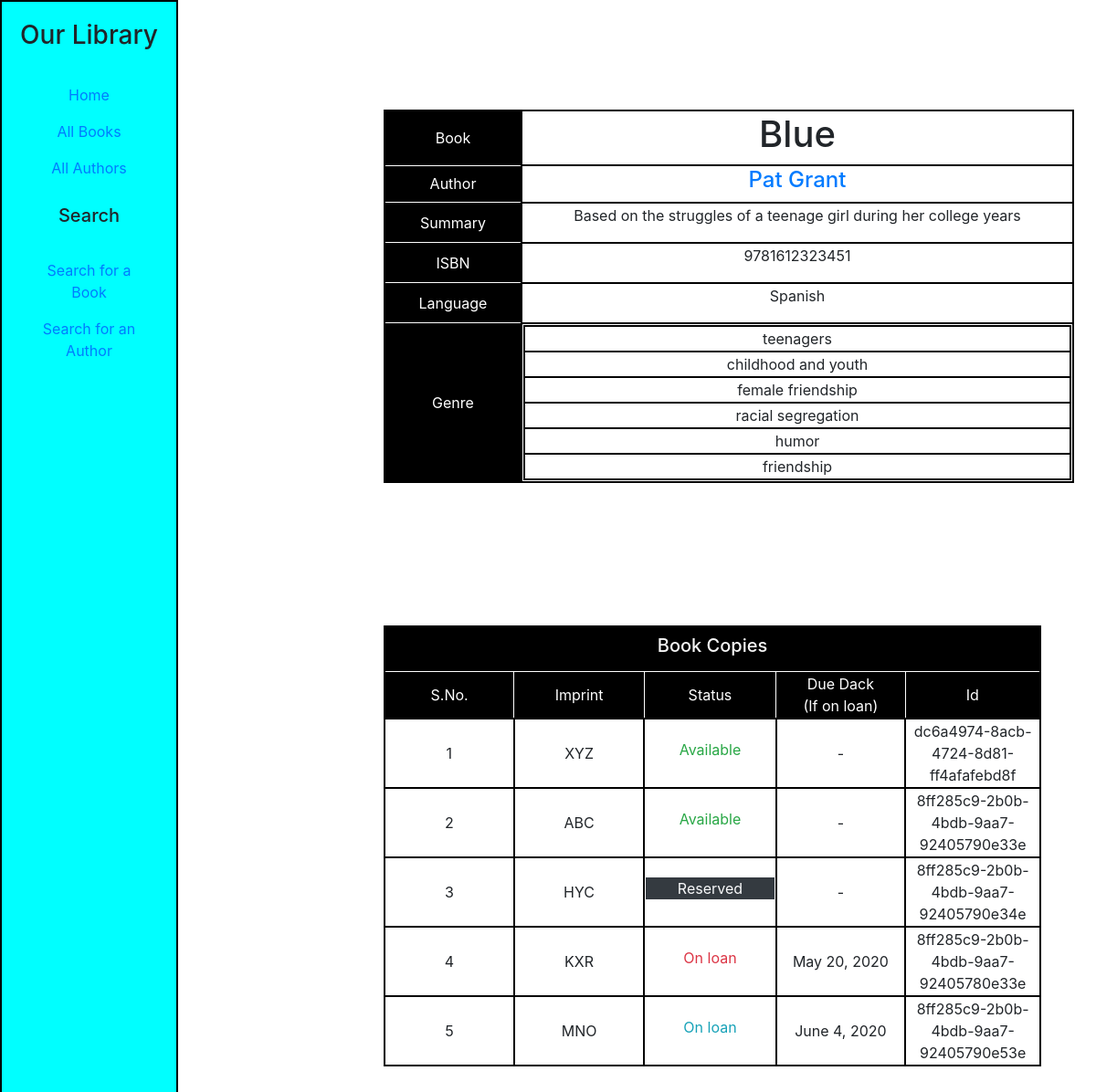
The page /catalog/books/book/1 on the database its author committed.
### catalog/models.py (models this page shows, shortened)
class Book(models.Model):
    title = models.CharField(max_length=200, help_text="Enter a book title")
    summary = models.TextField(max_length=1000, help_text="Enter a brief summary of the book")
    isbn = models.CharField(verbose_name="ISBN", max_length=13, help_text="13 digit <a href='https://www.isbn-international.org/content/what-isbn'>ISBN Number</a>")
    author = models.ForeignKey('Author', on_delete=models.SET_NULL, null=True)
    language = models.ForeignKey('Language', on_delete=models.SET_NULL, null=True)
    genre = models.ManyToManyField(Genre, help_text="Select a Genre for this field")
    def display_genre(self):
        return ', '.join([genre.name for genre in self.genre.all()[:3]])
    display_genre.short_description = 'Genre'

class Author(models.Model):
    first_name = models.CharField(max_length=100)
    last_name = models.CharField(max_length=100)
    date_of_birth = models.DateField(null=True, blank=True)
    date_of_death = models.DateField('Died', null=True, blank=True)
    class Meta:
        ordering=['first_name','last_name']
    def __str__(self):
        return '{0} {1}'.format(self.first_name,self.last_name)

class Language(models.Model):
    name = models.CharField(max_length=200, help_text="Enter a book's Natural language (e.g. Hindi, English, French, etc.)")
    def __str__(self):
        return self.name

class Genre(models.Model):
    name = models.CharField(max_length=200, help_text="Enter a book genre (e.g. Science Fiction)")
    def __str__(self):
        return self.name

class BookInstance(models.Model):
    id = models.UUIDField(primary_key=True, default=uuid.uuid4, help_text='Unique ID for this particular book across whole library')
    book = models.ForeignKey('Book', on_delete=models.SET_NULL, null=True)
    imprint = models.CharField(max_length=200)
    due_back = models.DateField(null=True, blank=True)
    LOAN_STATUS = (
        ('m','Maintainence'),
        ('o', 'On loan'),
        ('a', 'Available'),
        ('r', 'Reserved'),
    )
    status = models.CharField(max_length=1,choices=LOAN_STATUS,blank=True,null=True,default='m',help_text="Book Availability")
    class Meta:
        ordering=['due_back']
    @property
    def is_overdue(self):
        if self.due_back and self.due_back < date.today():
            return True
        return False

### catalog/views.py (the view)
# urls.py: path('books/book/<int:pk>', views.BookDetailView.as_view(), name='book-detail'),
class BookDetailView(generic.DetailView):
    model = Book

### catalog/templates/catalog/book_detail.html (shortened to what this page needs)
{% extends 'catalog/base.html' %}
{% load static %}
{% block css %}
<link rel="stylesheet" href="{% static 'catalog/css/book_detail.css' %}">
{% endblock %}
{% block content %}
<div class="container book-details-container">
    <table class="book-details">
        <thead>
            <td class="book-props">Book</td>
            <td class="book-info book-title">
                <h1>{{ book.title }}</h1>
            </td>
        </thead>
        <tr>
            <td class="book-props">Author </td>
            <td class="book-info book-author">
                <h4>
                    <a href="#">{{ book.author }}</a>
                </h4>
            </td>
        </tr>
        <tr>
            <td class="book-props">Summary </td>
            <td class="book-info book-info-summary">
                <p>{{ book.summary }}</p>
            </td>
        </tr>
        <tr>
            <td class="book-props">ISBN </td>
            <td class="book-info book-info-isbn">
                <p>{{ book.isbn }}</p>
            </td>
        </tr>
        <tr>
            <td class="book-props">Language </td>
            <td class="book-info book-info-language">
                <p>{{ book.language }}</p>
            </td>
        </tr>
        <tr>
            <td class="book-props">Genre </td>
            <td>
                <table class="book-info-genres">
                    {% for genre in book.genre.all %}
                    <tr class="book-genre-row">
                        <td class="book-genre">{{ genre }}</td>
                    </tr>
                    {% endfor %}
                </table>
            </td>
        </tr>
    </table>
</div>
<div class="container book-copies-container">
    <table class="book-copies">
        <thead>
            <td class="book-copies-title" colspan="5"><h5>Book Copies</h5></td>
        </thead>
        <thead>
            <td class="book-copies-head">S.No.</td>
            <td class="book-copies-head">Imprint</td>
            <td class="book-copies-head">Status</td>
            <td class="book-copies-head">Due Dack <br> (If on loan)</td>
            <td class="book-copies-head">Id</td>
        </thead>
        {% for copy in book.bookinstance_set.all %}
        <tr class="book-copy-row">
            <td class="book-copy-sno">{{ forloop.counter }}</td>
            <td class="book-copy-imprint">{{ copy.imprint }}</td>
            <td class="book-copy-status">
                <p class="{% if copy.status == 'a' %}
                            text-success
                        {% elif copy.status == 'r' %}
                            text-light bg-dark
                        {% elif copy.status == 'm' %}
                            text-light bg-dark
                        {% elif copy.status == 'o' and copy.is_overdue %}
                            text-danger
                        {% else %}
                            text-info
                        {% endif %}">
                    {{ copy.get_status_display }}
                </p>
            </td>
            <td class="book-copy-duedate">
                {% if copy.status == 'o' %}
                    {{ copy.due_back }}
                {% else %}
                    -
                {% endif %}
            </td>
            <td class="book-copy-id">{{ copy.id }}</td>
        </tr>
        {% endfor %}
    </table>
</div>
{% endblock %}

### catalog/static/catalog/css/base.css (style rules this page uses)
html,body,div.container-fluid,div.row { height: 100%; }
div { display: inline-block; width: inherit; text-align: center; }

### catalog/static/catalog/css/book_detail.css (style rules this page uses)
table.book-details, table.book-copies, div.book-details-container { margin: 50px 0px 50px 0px; }
table.book-details, table.book-copies, td { text-align: center; border: 2px solid black; }
table.book-info-genres { min-width: 600px; width: max-content; }
td.book-props, td.book-copies-head { border: 1px solid white; background-color: black; color: white; }
td.book-info { min-width: 600px; width: max-content; }
td.book-props { width: max-content; min-width: 150px; }
td.book-copies-head { width: 150px; }
td.book-copies-title { height: 50px; background-color: black; color: whitesmoke; border-bottom: 1px solid white; }
td.book-copy-status { padding-top: 9px; }

### rows shown on the page
Book: title "Blue", author "Pat Grant", summary "Based on the struggles of a teenage girl during her college years", isbn "9781612323451", language "Spanish"
Genre: name "teenagers"
Genre: name "childhood and youth"
Genre: name "female friendship"
Genre: name "racial segregation"
Genre: name "humor"
Genre: name "friendship"
BookInstance: imprint "XYZ", status "Available", id "dc6a4974-8acb-4724-8d81-ff4afafebd8f"
BookInstance: imprint "ABC", status "Available", id "8ff285c9-2b0b-4bdb-9aa7-92405790e33e"
BookInstance: imprint "HYC", status "Reserved", id "8ff285c9-2b0b-4bdb-9aa7-92405790e34e"
BookInstance: imprint "KXR", status "On loan", due_back "May 20, 2020", id "8ff285c9-2b0b-4bdb-9aa7-92405780e33e"
BookInstance: imprint "MNO", status "On loan", due_back "June 4, 2020", id "8ff285c9-2b0b-4bdb-9aa7-92405790e53e"
